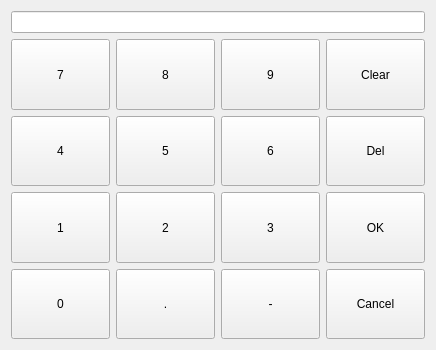
<?xml version="1.0" encoding="UTF-8"?>
<ui version="4.0">
 <class>DlgNumber</class>
 <widget class="QWidget" name="DlgNumber">
  <property name="geometry">
   <rect>
    <x>0</x>
    <y>0</y>
    <width>436</width>
    <height>350</height>
   </rect>
  </property>
  <property name="windowTitle">
   <string>Form</string>
  </property>
  <layout class="QGridLayout" name="gridLayout_2">
   <item row="0" column="0">
    <layout class="QVBoxLayout" name="verticalLayout">
     <item>
      <widget class="QLineEdit" name="numberInput">
       <property name="sizePolicy">
        <sizepolicy hsizetype="Expanding" vsizetype="Preferred">
         <horstretch>0</horstretch>
         <verstretch>0</verstretch>
        </sizepolicy>
       </property>
      </widget>
     </item>
     <item>
      <layout class="QGridLayout" name="gridLayout">
       <item row="0" column="0">
        <widget class="QPushButton" name="btn7">
         <property name="sizePolicy">
          <sizepolicy hsizetype="Expanding" vsizetype="Expanding">
           <horstretch>0</horstretch>
           <verstretch>0</verstretch>
          </sizepolicy>
         </property>
         <property name="text">
          <string>7</string>
         </property>
        </widget>
       </item>
       <item row="0" column="1">
        <widget class="QPushButton" name="btn8">
         <property name="sizePolicy">
          <sizepolicy hsizetype="Expanding" vsizetype="Expanding">
           <horstretch>0</horstretch>
           <verstretch>0</verstretch>
          </sizepolicy>
         </property>
         <property name="text">
          <string>8</string>
         </property>
        </widget>
       </item>
       <item row="0" column="2">
        <widget class="QPushButton" name="btn9">
         <property name="sizePolicy">
          <sizepolicy hsizetype="Expanding" vsizetype="Expanding">
           <horstretch>0</horstretch>
           <verstretch>0</verstretch>
          </sizepolicy>
         </property>
         <property name="text">
          <string>9</string>
         </property>
        </widget>
       </item>
       <item row="0" column="3">
        <widget class="QPushButton" name="btnClear">
         <property name="sizePolicy">
          <sizepolicy hsizetype="Expanding" vsizetype="Expanding">
           <horstretch>0</horstretch>
           <verstretch>0</verstretch>
          </sizepolicy>
         </property>
         <property name="text">
          <string>Clear</string>
         </property>
        </widget>
       </item>
       <item row="1" column="0">
        <widget class="QPushButton" name="btn4">
         <property name="sizePolicy">
          <sizepolicy hsizetype="Expanding" vsizetype="Expanding">
           <horstretch>0</horstretch>
           <verstretch>0</verstretch>
          </sizepolicy>
         </property>
         <property name="text">
          <string>4</string>
         </property>
        </widget>
       </item>
       <item row="1" column="1">
        <widget class="QPushButton" name="btn5">
         <property name="sizePolicy">
          <sizepolicy hsizetype="Expanding" vsizetype="Expanding">
           <horstretch>0</horstretch>
           <verstretch>0</verstretch>
          </sizepolicy>
         </property>
         <property name="text">
          <string>5</string>
         </property>
        </widget>
       </item>
       <item row="1" column="2">
        <widget class="QPushButton" name="btn6">
         <property name="sizePolicy">
          <sizepolicy hsizetype="Expanding" vsizetype="Expanding">
           <horstretch>0</horstretch>
           <verstretch>0</verstretch>
          </sizepolicy>
         </property>
         <property name="text">
          <string>6</string>
         </property>
        </widget>
       </item>
       <item row="1" column="3">
        <widget class="QPushButton" name="btnDel">
         <property name="sizePolicy">
          <sizepolicy hsizetype="Expanding" vsizetype="Expanding">
           <horstretch>0</horstretch>
           <verstretch>0</verstretch>
          </sizepolicy>
         </property>
         <property name="text">
          <string>Del</string>
         </property>
        </widget>
       </item>
       <item row="2" column="0">
        <widget class="QPushButton" name="btn1">
         <property name="sizePolicy">
          <sizepolicy hsizetype="Expanding" vsizetype="Expanding">
           <horstretch>0</horstretch>
           <verstretch>0</verstretch>
          </sizepolicy>
         </property>
         <property name="text">
          <string>1</string>
         </property>
        </widget>
       </item>
       <item row="2" column="1">
        <widget class="QPushButton" name="btn2">
         <property name="sizePolicy">
          <sizepolicy hsizetype="Expanding" vsizetype="Expanding">
           <horstretch>0</horstretch>
           <verstretch>0</verstretch>
          </sizepolicy>
         </property>
         <property name="text">
          <string>2</string>
         </property>
        </widget>
       </item>
       <item row="2" column="2">
        <widget class="QPushButton" name="btn3">
         <property name="sizePolicy">
          <sizepolicy hsizetype="Expanding" vsizetype="Expanding">
           <horstretch>0</horstretch>
           <verstretch>0</verstretch>
          </sizepolicy>
         </property>
         <property name="text">
          <string>3</string>
         </property>
        </widget>
       </item>
       <item row="2" column="3">
        <widget class="QPushButton" name="btnOK">
         <property name="sizePolicy">
          <sizepolicy hsizetype="Expanding" vsizetype="Expanding">
           <horstretch>0</horstretch>
           <verstretch>0</verstretch>
          </sizepolicy>
         </property>
         <property name="text">
          <string>OK</string>
         </property>
        </widget>
       </item>
       <item row="3" column="0">
        <widget class="QPushButton" name="btn0">
         <property name="sizePolicy">
          <sizepolicy hsizetype="Expanding" vsizetype="Expanding">
           <horstretch>0</horstretch>
           <verstretch>0</verstretch>
          </sizepolicy>
         </property>
         <property name="text">
          <string>0</string>
         </property>
        </widget>
       </item>
       <item row="3" column="1">
        <widget class="QPushButton" name="btnDot">
         <property name="sizePolicy">
          <sizepolicy hsizetype="Expanding" vsizetype="Expanding">
           <horstretch>0</horstretch>
           <verstretch>0</verstretch>
          </sizepolicy>
         </property>
         <property name="text">
          <string>.</string>
         </property>
        </widget>
       </item>
       <item row="3" column="2">
        <widget class="QPushButton" name="btnMinus">
         <property name="sizePolicy">
          <sizepolicy hsizetype="Expanding" vsizetype="Expanding">
           <horstretch>0</horstretch>
           <verstretch>0</verstretch>
          </sizepolicy>
         </property>
         <property name="text">
          <string>-</string>
         </property>
        </widget>
       </item>
       <item row="3" column="3">
        <widget class="QPushButton" name="btnCancel">
         <property name="sizePolicy">
          <sizepolicy hsizetype="Expanding" vsizetype="Expanding">
           <horstretch>0</horstretch>
           <verstretch>0</verstretch>
          </sizepolicy>
         </property>
         <property name="text">
          <string>Cancel</string>
         </property>
        </widget>
       </item>
      </layout>
     </item>
    </layout>
   </item>
  </layout>
 </widget>
 <resources/>
 <connections/>
</ui>
